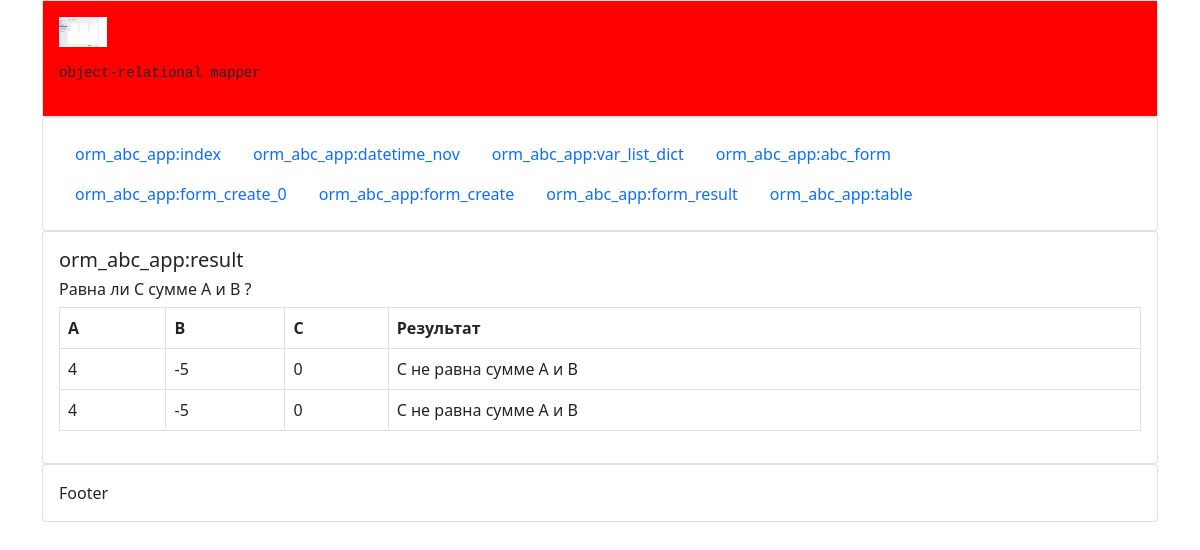
The page /form_result/ on the database as committed earlier.
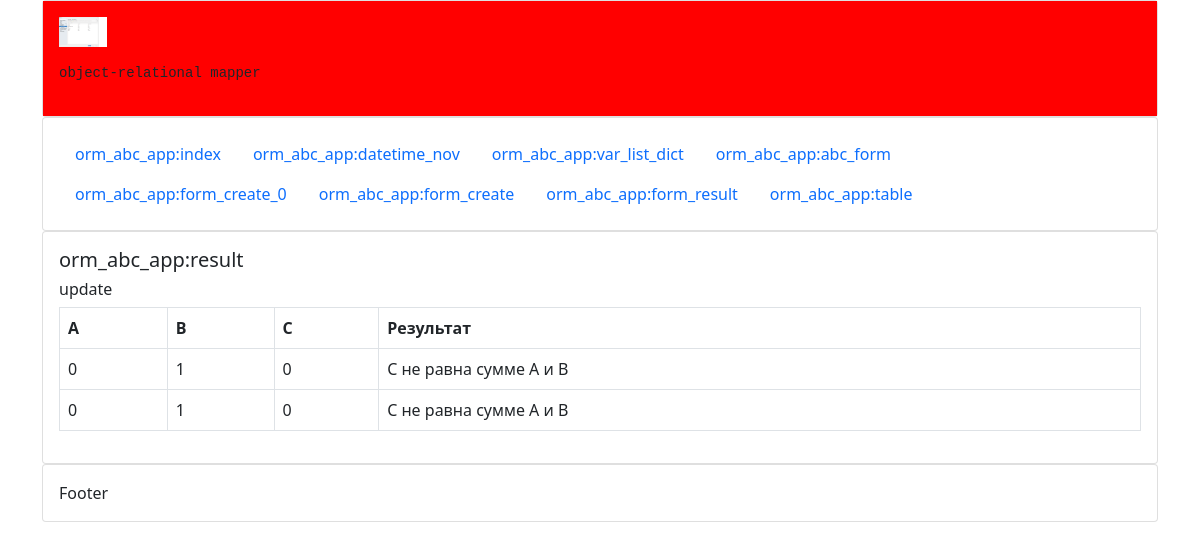
The same page on the database as committed later.
### orm_abc_app/models.py (models this page shows)
class Abc(models.Model):
    task = models.CharField("Формулировка задачи", default="Равна ли С сумме A и B ?", max_length=256)
    a = models.IntegerField("Значение А", default=0, )
    b = models.IntegerField("Значение B", default=0, help_text="Подсказка для поля")
    c = models.IntegerField("Значение С", choices=c_choices, default=0, )
    current_date = models.DateTimeField("Дата Записи", auto_now=True)
    def __str__(self):
        return f"{self.id}&{self.task}"
    class Meta:
        verbose_name = "A_B_C"
        verbose_name_plural = "A_B_C_S"
        ordering = ('-id', '-a')

### orm_abc_app/views.py (the view)
# urls.py: path('form_result/', views.form_result, name='form_result'),
def form_result(request):
    object = Abc.objects.all().order_by('-id')[:1]
    print("object: ", object)
    row = object.values('a', 'b', 'c')[0]
    print("row: ", row)
    print("row_a: ", row['a'])
    row_list = object.values_list()[0]
    print("row_list: ", row_list)
    if row_list[2] + row_list[3] == row_list[4]:
        result = " С равна сумме A и B"
    else:
        result = "С не равна сумме A и B"
    task = row_list[1]
    print('task: ', task)
    last_data = [row_list[2], row_list[3], row_list[4]]
    print('last_data:', last_data)
    print('result: ', result)
    context = {'task': task, 'last_data': last_data, 'result': result, 'row': row}
    return render(request, 'form_result.html', context)

### orm_abc_app/templates/form_result.html (shortened to what this page needs)
{% extends 'layout.html' %}
{% block content %}
    <h5>orm_abc_app:result</h5>
    <h6>{{ task }}</h6>
    <table class="table table-bordered">
        <thead>
        <tr>
            <th scope="col">A</th>
            <th scope="col">B</th>
            <th scope="col">C</th>
            <th scope="col">Результат</th>
        </tr>
        </thead>
        <tbody style="border-top: 0px;">
        <tr>
            {% for item in last_data %}
                <td>{{ item }}</td>
            {% endfor %}
            <td>{{ result }}</td>
        </tr>
        <tr>
            {% for k, v in row.items %}
                <td>{{ v }}</td>
            {% endfor %}
            <td>{{ result }}</td>
        </tr>
        </tbody>
    </table>
{% endblock %}

Rows that differ between the two databases and show on the page:
removed Abc: task "Равна ли С сумме A и B ?"
added Abc: task "update"
Other text that changed with them:
new list line: "1"
new list line: "0"
list line gone: "4"
list line gone: "-5"
